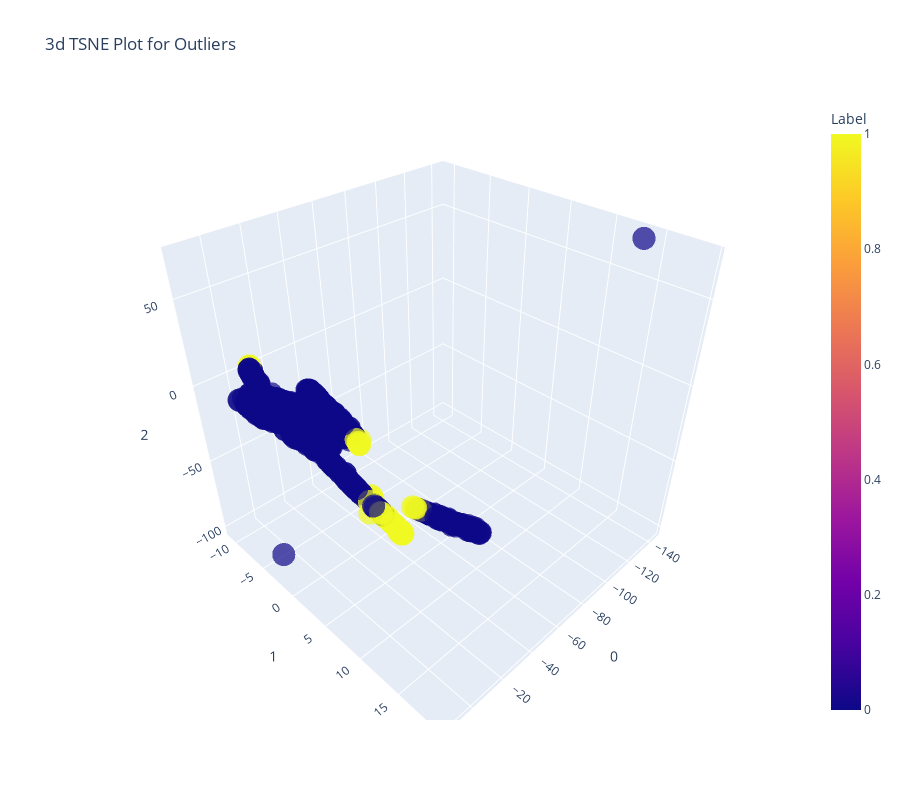

The notebook cell this image was saved under:
### Code cell
# plot a model
exp = plot_model(knn)

### Figure 1 — Plotly figure (JSON) as saved in the notebook; plotly's stock layout.template omitted (floating-point values rounded to 4 significant figures; data arrays with more than 128 entries replaced by an {"elided": "..."} marker saying what was removed)
{"data": [{"hovertemplate": "0=%{x}<br>1=%{y}<br>2=%{z}<br>Feature=%{customdata[0]}<br>Label=%{marker.color}", "showlegend": false, "legendgroup": "", "name": "", "customdata": {"elided": "1000x1 int values"}, "scene": "scene", "y": {"elided": "1000 float values"}, "hoverlabel": {"namelength": 0}, "mode": "markers", "marker": {"color": {"elided": "1000 int values"}, "opacity": 0.7, "symbol": "circle", "coloraxis": "coloraxis"}, "x": {"elided": "1000 float values"}, "z": {"elided": "1000 float values"}, "type": "scatter3d"}], "layout": {"title": {"text": "3d TSNE Plot for Outliers"}, "scene": {"domain": {"y": [0, 1], "x": [0, 1]}, "zaxis": {"title": {"text": "2"}}, "xaxis": {"title": {"text": "0"}}, "yaxis": {"title": {"text": "1"}}}, "height": 800, "width": 900, "legend": {"tracegroupgap": 0}, "coloraxis": {"colorbar": {"title": {"text": "Label"}}, "colorscale": [[0, "#0d0887"], [0.1111, "#46039f"], [0.2222, "#7201a8"], [0.3333, "#9c179e"], [0.4444, "#bd3786"], [0.5556, "#d8576b"], [0.6667, "#ed7953"], [0.7778, "#fb9f3a"], [0.8889, "#fdca26"], [1, "#f0f921"]]}}}
